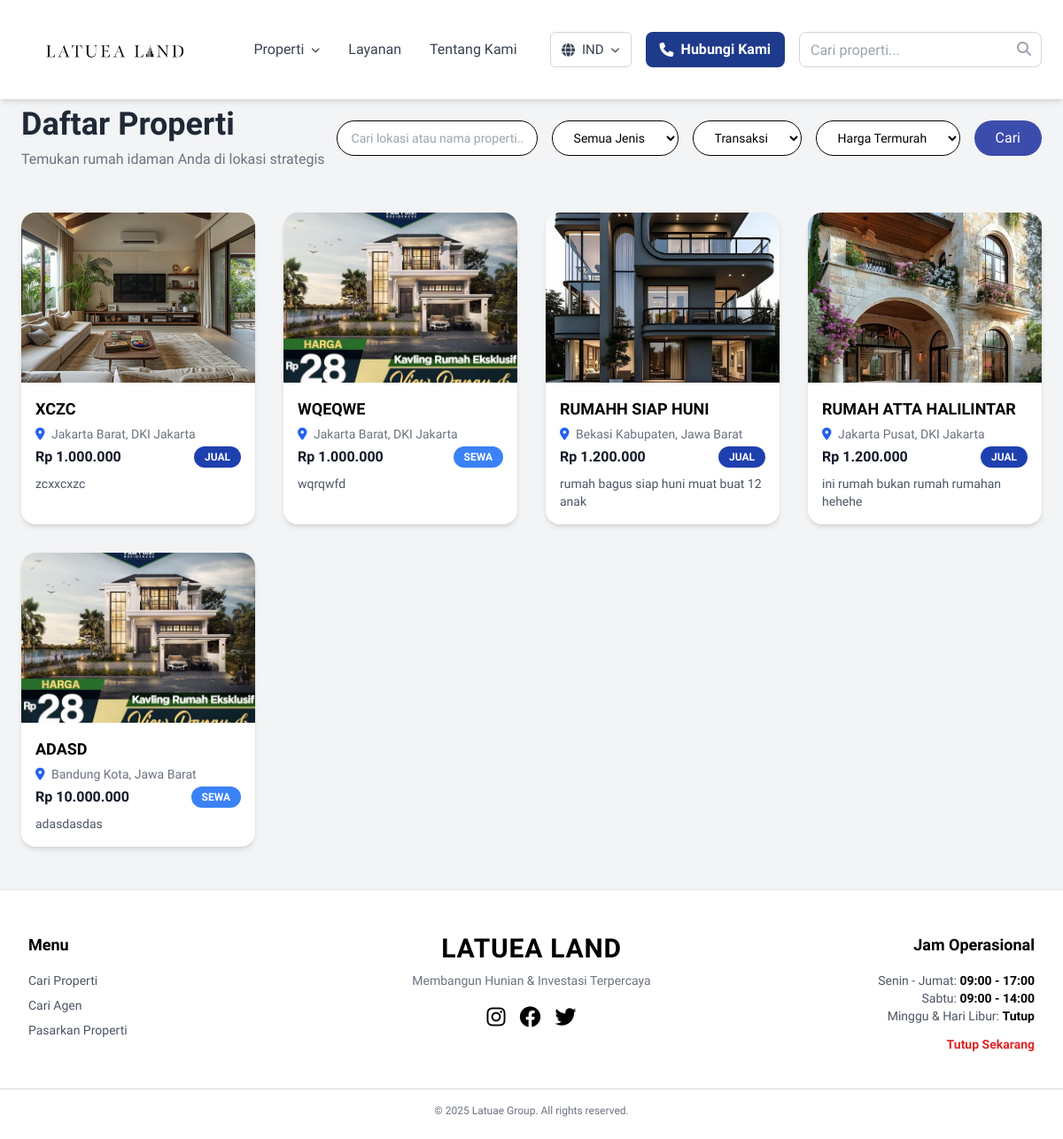
The page /pages/listproperty.php on the database as committed earlier.
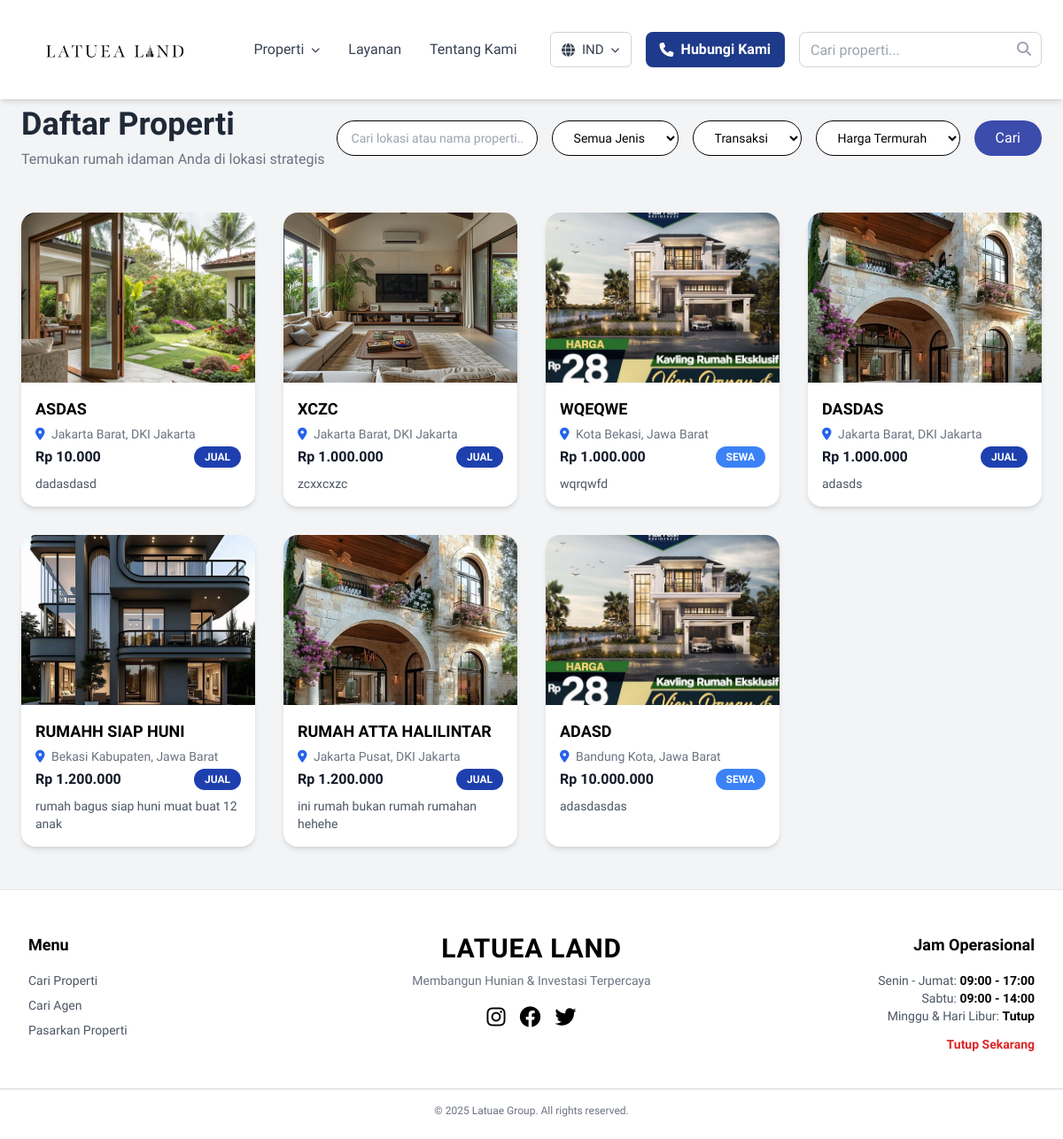
The same page on the database as committed later.
### tables this page shows
CREATE TABLE `properties` (
  `id` int(11) NOT NULL,
  `id_properti` varchar(50) DEFAULT NULL,
  `title` varchar(100) NOT NULL,
  `description` text NOT NULL,
  `price` decimal(10,2) NOT NULL,
  `province` varchar(100) DEFAULT NULL,
  `regency` varchar(100) DEFAULT NULL,
  `district_or_area` varchar(100) DEFAULT NULL,
  `image` varchar(255) DEFAULT NULL,
  `created_at` timestamp NOT NULL DEFAULT current_timestamp(),
  `property_type` enum('for_sale','for_rent') NOT NULL DEFAULT 'for_sale',
  `property_kind` varchar(50) DEFAULT NULL,
  `tipe_properti` varchar(50) DEFAULT NULL,
  `luas_tanah` varchar(50) DEFAULT NULL,
  `luas_bangunan` varchar(50) DEFAULT NULL,
  `arah_bangunan` varchar(50) DEFAULT NULL,
  `jenis_bangunan` varchar(50) DEFAULT NULL,
  `jumlah_lantai` varchar(50) DEFAULT NULL,
  `kamar_tidur` varchar(50) DEFAULT NULL,
  `kamar_pembantu` varchar(50) DEFAULT NULL,
  `kamar_mandi` varchar(50) DEFAULT NULL,
  `daya_listrik` varchar(50) DEFAULT NULL,
  `saluran_air` varchar(50) DEFAULT NULL,
  `jalur_telepon` varchar(50) DEFAULT NULL,
  `interior` varchar(50) DEFAULT NULL,
  `garasi_parkir` varchar(50) DEFAULT NULL,
  `sertifikat` varchar(50) DEFAULT NULL,
  `view_count` int(11) DEFAULT 0,
  `agent_id` int(11) DEFAULT NULL,
  `facilities` text DEFAULT NULL,
  `is_featured` tinyint(1) DEFAULT 0
);

### pages/listproperty.php (the view, shortened to what this page needs)
<?php
require_once $_SERVER['DOCUMENT_ROOT'] . '/LatuaGroup/includes/db_connect.php';
$q = $_GET['q'] ?? '';
$sort = $_GET['sort'] ?? 'cheap';
$sql = "
    SELECT
        p.id, p.title, p.price, p.province, p.regency, p.property_type, p.property_kind, p.description,
        COALESCE(
            (SELECT pi.image_path FROM property_images pi WHERE pi.property_id = p.id AND pi.is_main = 1 LIMIT 1),
            (SELECT pi2.image_path FROM property_images pi2 WHERE pi2.property_id = p.id ORDER BY pi2.id ASC LIMIT 1),
            'default.jpg'
        ) AS main_image_path
    FROM properties p
    WHERE 1
";
$params = [];
switch ($sort) {
    case 'cheap':
        $sql .= " ORDER BY p.price ASC";
        break;
}
$stmt = $pdo->prepare($sql);
$stmt->execute($params);
$properties = $stmt->fetchAll(PDO::FETCH_ASSOC);
?>
<!DOCTYPE html>
<html lang="id">
<head>
  <script src="https://cdn.tailwindcss.com"></script>
  <link rel="stylesheet" href="https://cdnjs.cloudflare.com/ajax/libs/font-awesome/6.5.0/css/all.min.css">
</head>
<body class="bg-gray-100 font-['Raleway'] text-black overflow-x-hidden">
<?php require_once $_SERVER['DOCUMENT_ROOT'] . '/LatuaGroup/includes/header.php'; ?>
<div class="max-w-7xl mx-auto px-6 py-12">
  <div class="flex flex-col md:flex-row md:items-center md:justify-between mb-12">
    <div class="text-center md:text-left mb-6 md:mb-0">
      <h1 class="text-3xl md:text-4xl font-bold text-gray-800">
        <?= !empty($q) ? "Hasil pencarian untuk '$q'" : "Daftar Properti" ?>
      </h1>
      <p class="text-gray-500 mt-2">
        <?= !empty($q) ? "Menampilkan properti sesuai pencarian Anda" : "Temukan rumah idaman Anda di lokasi strategis" ?>
      </p>
    </div>
    <div class="flex flex-wrap gap-4 justify-center md:justify-end">
      <form method="GET" action="" class="flex flex-wrap gap-4">
        <input
          type="text"
          name="q"
          value="<?= htmlspecialchars($q) ?>"
          placeholder="Cari lokasi atau nama properti..."
          class="custom-select px-4 py-2"
        />
        <select name="property" class="custom-select">
          <option value="">Semua Jenis</option>
        </select>
        <select name="type" class="custom-select">
          <option value="">Transaksi</option>
        </select>
        <select name="sort" class="custom-select">
          <option value="cheap" <?= $sort === 'cheap' ? 'selected' : '' ?>>Harga Termurah</option>
        </select>
        <button type="submit" class="bg-[#3C4CAC] text-white px-6 py-2 rounded-full hover:bg-[#2A3990] transition">
          Cari
        </button>
      </form>
    </div>
  </div>
  <div class="grid grid-cols-1 sm:grid-cols-2 md:grid-cols-3 lg:grid-cols-4 gap-8">
    <?php if (count($properties) > 0): ?>
      <?php foreach ($properties as $p): ?>
        <a href="/LatuaGroup/pages/detail_property.php?id=<?= $p['id'] ?>"
           class="bg-white rounded-2xl shadow-md overflow-hidden hover:shadow-xl transition flex flex-col">
          <img src="/LatuaGroup/uploads/properties/<?= $p['main_image_path'] ?>"
               alt="<?= htmlspecialchars($p['title']) ?>"
               class="w-full h-48 object-cover"
               onerror="this.src='/LatuaGroup/uploads/properties/default.jpg'" />
          <div class="p-4 flex flex-col flex-grow">
            <h3 class="font-bold text-lg uppercase mb-1"><?= htmlspecialchars($p['title']) ?></h3>
            <p class="text-gray-500 text-sm mb-1">
              <i class="fas fa-map-marker-alt text-blue-600 mr-1"></i>
              <?= htmlspecialchars($p['regency']) ?>, <?= htmlspecialchars($p['province']) ?>
            </p>
            <div class="flex items-center justify-between mb-2">
              <p class="text-gray-900 font-bold">
                Rp <?= number_format($p['price'], 0, ',', '.') ?>
              </p>
              <span class="px-3 py-1 text-xs font-semibold rounded-full text-white
                <?= $p['property_type'] === 'for_sale' ? 'bg-blue-800' : 'bg-blue-500' ?>">
                <?= $p['property_type'] === 'for_sale' ? 'JUAL' : 'SEWA' ?>
              </span>
            </div>
            <p class="text-gray-600 text-sm line-clamp-2">
              <?= htmlspecialchars(mb_strimwidth($p['description'], 0, 80, "...")) ?>
            </p>
          </div>
        </a>
      <?php endforeach; ?>
    <?php else: ?>
      <p class="col-span-full text-center text-gray-500">Tidak ada properti ditemukan.</p>
    <?php endif; ?>
  </div>
</div>
<?php require_once $_SERVER['DOCUMENT_ROOT'] . '/LatuaGroup/includes/footer.php'; ?>
</body>
</html>

Rows that differ between the two databases and show on the page:
added properties: shows a picture, title "ASDAS", regency "Jakarta Barat", province "DKI Jakarta", price "10.000", property_type "JUAL", description "dadasdasd"
changed properties "WQEQWE": regency "Jakarta Barat" → "Kota Bekasi"; province "DKI Jakarta" → "Jawa Barat"
added properties: title "DASDAS", regency "Jakarta Barat", province "DKI Jakarta", price "1.000.000", property_type "JUAL", description "adasds"
